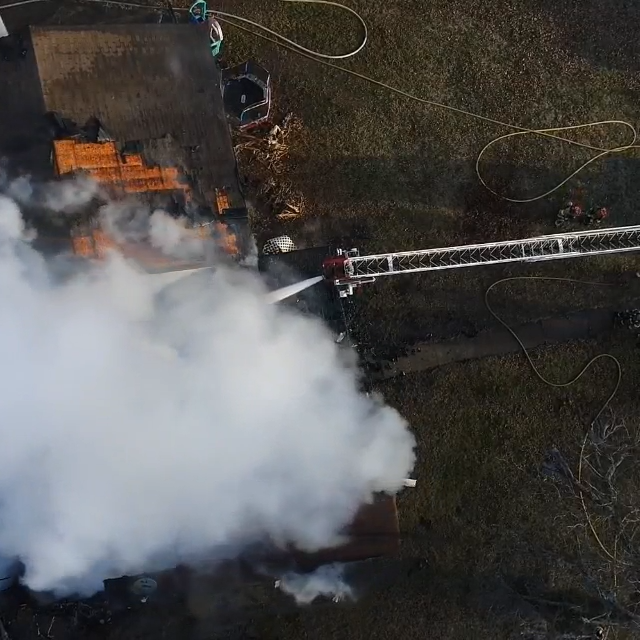
#> input picture Fire_001.png, 640 x 640 px
$ python blendImages.py
#> lines starting #> are read from the running program, lines starting #| are printed output that depends on the picture; after the words box and inside, x2 and y2 are one past the last pixel; in counts of white or black regions, pixels touching at a corner belong together
from PIL import Image, ImageDraw, ImageFilter
import cv2
import numpy as np

def nothing(x):
    pass

def changeImageSize(maxWidth, maxHeight, image):

    widthRatio  = maxWidth/image.size[0]
    heightRatio = maxHeight/image.size[1]

    newWidth    = int(widthRatio*image.size[0])
    newHeight   = int(heightRatio*image.size[1])

    newImage    = image.resize((newWidth, newHeight))
    return newImage

image1 = Image.open("./Fire_001.png")
#> image1 is the input picture: PIL image 640x640 RGB; mean R, G, B 80.7, 79.2, 78
image2 = Image.open('./Label_1.png').resize(image1.size)
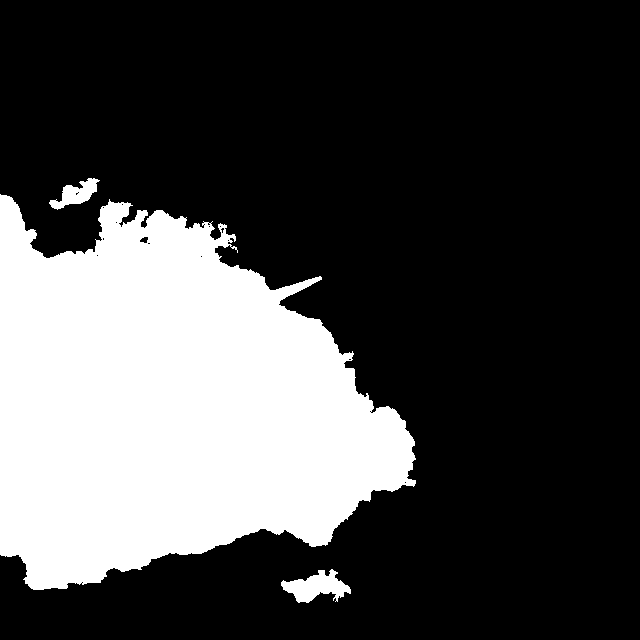
#> input picture Label_1.png, 640 x 640 px
#> image2 is the input picture: PIL image 640x640 L; 27.8% white; 3 white regions, box (x1, y1, x2, y2) and area: (0, 194, 416, 590) 112016, (281, 569, 351, 603) 1265, (49, 178, 100, 210) 730
mask = Image.open('./Label_1.png').convert('L').resize(image1.size)

# image1 = Image.open("./lena.jpg")
# image2 = Image.open('./horse.png').resize(image1.size)
# mask = Image.open('./horse.png').convert('L').resize(image1.size)

image1 = changeImageSize(300, 300, image1)
image2 = changeImageSize(300, 300, image2)
mask = changeImageSize(300, 300, mask)

mask1 = mask.copy()

cv2.namedWindow('image', cv2.WINDOW_AUTOSIZE)

# create trackbars for color change
cv2.createTrackbar('Transparency','image',0,255,nothing)

result = Image.composite(image2, image1, mask1)
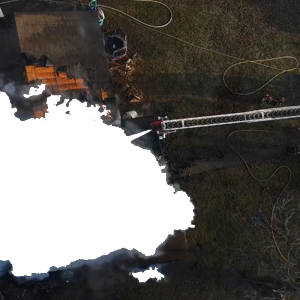
#> result: PIL image 300x300 RGB; mean R, G, B 104.9, 101.7, 98.1

while(1):
    mask1 = mask.copy()
    cv2.imshow('image', np.array(result))
    k = cv2.waitKey(1) & 0xFF
#> (key Esc is pressed here)
    if k == 27:
        break

    transparency = cv2.getTrackbarPos('Transparency','image')

    pixels2 = mask1.load() # create the pixel map


    for i in range(mask1.size[0]): # for every pixel:
        for j in range(mask1.size[1]):
            if pixels2[i,j] == (255):
                # change to black if not red
                pixels2[i,j] = (transparency)

    result = Image.composite(image2, image1, mask1)
